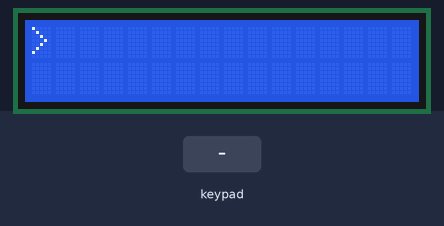
Bench run of a sketch on a simulated Arduino Uno, built with avr-gcc and run on an emulated ATmega328P. Parts: 16×2 character LCD. Inputs (shaded band) come from the test bench.

Above: at 6.3 s.
6.4 s: keypad keys 7 + 5 = pressed 0.4 s apart
At 8.6 s:
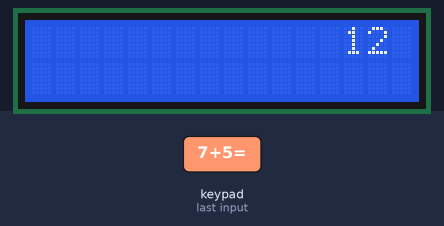
9.5 s: keypad keys 8 7 6 5 * pressed 0.4 s apart
At 12.4 s:
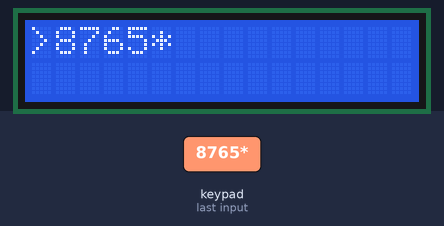
13.0 s: keypad keys 8 7 6 5 = pressed 0.4 s apart
At 15.6 s:
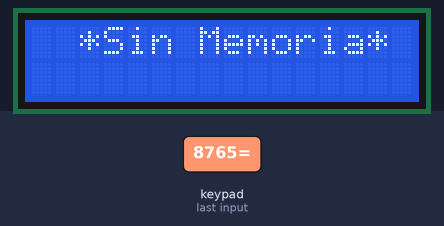
16.5 s: keypad keys 1 2 1 1 1 0 9 pressed 0.4 s apart
At 19.6 s:
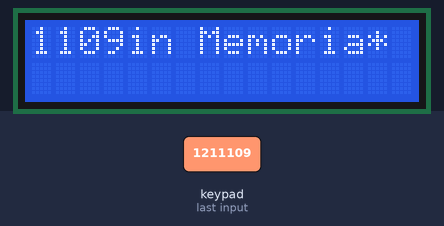
20.8 s: key '1' pressed
22.3 s: key '4' pressed
At 23.7 s:
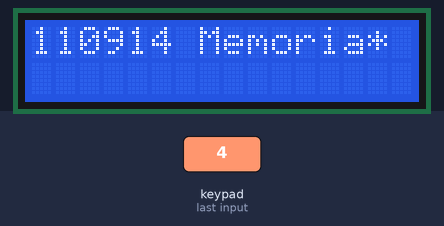
Timing chart, 0 to 24.8 s (numbered marks = the images above; inputs shaded):
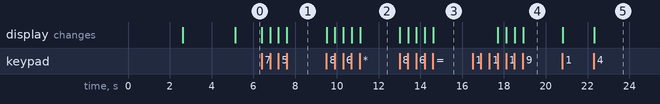

Measured:
- after the input at 6.4 s, the display: first changes at once (image 1 shows a later state)
- after the input at 9.5 s, the display: first changes at once (image 2 shows a later state)
- after the input at 13.0 s, the display: first changes at once (image 3 shows a later state)
- after the input at 16.5 s, the display: first changes after 1.2 s (image 4 shows a later state)
- after the input at 22.3 s, the display: changes at once (image 5)

The sketch:

PROYECTO_CALCULADORA.ino
```cpp
#include <LiquidCrystal_I2C.h>
#include <Keypad.h>

LiquidCrystal_I2C lcd(0x27,16,2);
const byte COLUMNAS = 4;
const byte FILAS = 4;
char teclas [FILAS] [COLUMNAS] = {{'1', '4', '7', 'X'},{'2', '5', '8', '0'},{'3', '6', '9', '='},{'+', '-', '*', '/'}};
byte filasPines[FILAS] = {8,7,6,5}; //Defi-ne lineas
byte columnasPines[COLUMNAS] = {12,11,10,9}; //Define columnas
Keypad miTeclado = Keypad( makeKeymap(teclas), filasPines, columnasPines, FILAS, COLUMNAS );
boolean valorActual = false;
boolean siguiente = false;
boolean final = false;
String numero1, numero2, numero3;
int calculoTotal;
int movimiento;
char operacion;
float r1,r2,r3,r4;
float decimal;
int contador=0;

void setup(){
             lcd.init();
             lcd.backlight();
             lcd.setCursor(3,0);
             lcd.print("CALCULADORA");
             lcd.setCursor(1,1);
             lcd.print("OP. ARITMETICAS");
             delay(2500);
             lcd.clear();
             lcd.setCursor(3,0);
             lcd.print("SUMA, RESTA");
             lcd.setCursor(1,1);
             lcd.print("MULT Y DIVISION");
             delay(2500);
             lcd.clear();
             lcd.setCursor(0,0);
             lcd.print(">");
}

void loop()
{
 char tecla = miTeclado.getKey();
 int longitudDelNumero;

 // Verifico que se presionó una teclada determinada.
 if (tecla != NO_KEY && (tecla=='1'||tecla=='2'||tecla=='3'||tecla=='4'||tecla=='5'||tecla=='6'||tecla=='7'||tecla=='8'||tecla=='9'||tecla=='0'))
 {
   // Inicialización de las variables
   if (contador == 1){
                     lcd.clear();
                     valorActual = false;
                     final = false;
                     numero1 = "";
                     numero2 = "";
                     calculoTotal = 0;
                     operacion = ' ';
                     lcd.setCursor(0,0);
                     lcd.print(">");
                     contador=0;
                   }
   if (valorActual != true){
                           numero1 = numero1 + tecla;
                           longitudDelNumero = numero1.length();
                           movimiento = longitudDelNumero;
                           lcd.setCursor(1, 0);
                           lcd.print(numero1);
                          } else {
                                  numero2 = numero2 + tecla;
                                  longitudDelNumero = numero2.length();
                                  lcd.setCursor(movimiento+2, 0);
                                  lcd.print(numero2);
                                  final = true;
                                 }
  } else if ((tecla == '+' || tecla == '-' || tecla == '*' || tecla == '/') && valorActual == false && tecla != NO_KEY)
{
 if (valorActual == false){
                          valorActual = true;
                          operacion = tecla;
                          lcd.setCursor(movimiento+1,0);
                          lcd.print(operacion);
                         }
 } else if (final == true && tecla != NO_KEY && tecla == '=')
 {
   // Dependiendo de la opción que se selecciono, resuelve las distintas operaciones
   switch (operacion) {
    case '+':
      //Resuelve la operacion suma
      calculoTotal = numero1.toInt() + numero2.toInt();
      break;
    case '-':
      //Resuelve la operacion resta
      calculoTotal = numero1.toInt() - numero2.toInt();
      break;
    case '*':
      //Resuelve la operacion multiplicacion
      calculoTotal = numero1.toInt() * numero2.toInt();
      break;
    case '/':
      //Se resolverá la operacion division
      if(numero2.toInt()==0){
                             calculoTotal = 'E'; // Error al dividor por 0 (cero)
                            }else
                                 {
                                  calculoTotal = (numero1.toInt()) / (numero2.toInt());
                                  r1=numero1.toInt();// Asignacion en r1 = calculo de los nros decimales
                                  r2=numero2.toInt();// Asignacion en r2 = calculo de los nros decimales
                                  decimal= r1/r2;// Asignacion en decimal para la dision entre r1/r2 = numero decimal
                                 }
      break;
    default:
      // si nada más coincide, elija esta opción
    break;
  }
 numero3=String(calculoTotal);
 lcd.clear();
 lcd.setCursor(15,0);
 lcd.autoscroll();
 if(calculoTotal=='E'){
                       lcd.print(" Err.de Sintaxis");
                      } else if(numero3.length()>4){
                                                    lcd.print("*Sin Memoria*");
                                                   }else{
                                                         if (operacion == '/') {lcd.print(decimal,2);}
                                                            else {lcd.print(calculoTotal);};
                                                         contador=1;
                                                        }
lcd.noAutoscroll();
} else if (tecla == 'X' && tecla != NO_KEY){
                                       lcd.clear();
                                       valorActual = false;
                                       final = false;
                                       numero1 = "";
                                       numero2 = "";
                                       calculoTotal = 0;
                                       operacion = ' ';
                                       lcd.setCursor(0,0);
                                       lcd.print(">");
                                      }
}
/* ----------------------------------------------------------- */
```
